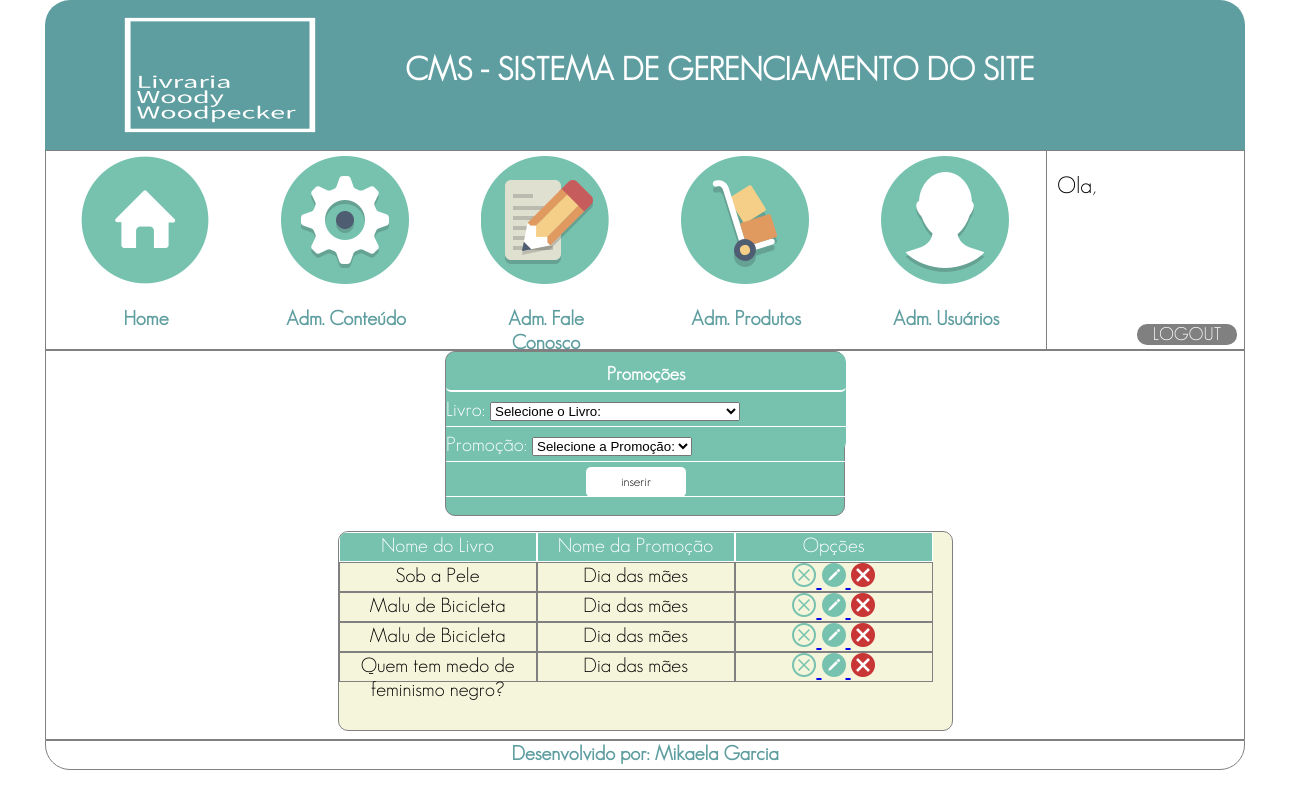
The page /cms/admPromocao.php on the database its author committed.
### tables this page shows
CREATE TABLE `tbl_livros_promocao` (
  `id_livros_promocao` int(11) NOT NULL AUTO_INCREMENT,
  `id_livro` int(11) NOT NULL,
  `id_promocao` int(11) NOT NULL,
  `status` varchar(45) NOT NULL DEFAULT '0',
  PRIMARY KEY (`id_livros_promocao`),
  KEY `tbl_livros_promocao_livro_idx` (`id_livro`),
  KEY `tbl_livros_promocao_promocao_idx` (`id_promocao`),
  CONSTRAINT `tbl_livros_promocao_livro` FOREIGN KEY (`id_livro`) REFERENCES `tbl_livros` (`id_livro`),
  CONSTRAINT `tbl_livros_promocao_promocao` FOREIGN KEY (`id_promocao`) REFERENCES `tbl_promocao` (`id_promocao`)
);

CREATE TABLE `tbl_livros` (
  `id_livro` int(11) NOT NULL AUTO_INCREMENT,
  `img_livro` varchar(200) DEFAULT NULL,
  `titulo_livro` varchar(100) NOT NULL,
  `preco` double NOT NULL,
  `detalhes` text NOT NULL,
  `paginas` int(11) NOT NULL,
  `isbn` int(13) NOT NULL,
  `idioma` varchar(20) NOT NULL,
  `status_livro_destaque` tinyint(4) DEFAULT '0',
  `status_livro` tinyint(4) DEFAULT '0',
  PRIMARY KEY (`id_livro`)
);

CREATE TABLE `tbl_promocao` (
  `id_promocao` int(11) NOT NULL AUTO_INCREMENT,
  `percentual` double NOT NULL,
  `nome_promocao` varchar(45) NOT NULL,
  PRIMARY KEY (`id_promocao`)
);

### cms/admPromocao.php (the view, shortened to what this page needs)
<?php
$conexao = conexaoBD();
$botao = "inserir";
$nome_promocao = "";
?>
<!DOCTYPE html>
<html>
<head>
    <link rel="stylesheet" href="css/style.css"/>
</head>
<header>
    <?php
        require_once("header.php");
    ?>
</header>
<body>
    <div id="sessaoAdmPromocao">
        <div id="seguraFormPromocao">
            <form method="POST" action="admPromocao.php">
                <div id="tituloFormPromocao">
                    <h3>Promoções</h3>
                </div>
                <div class="itemFormPromocao">
                    <p>Livro: <select name="slcLivro">
                        <?php
                        if($botao == "editar"){
                        ?> <option value="<?php echo($id_livro)?>"><?php echo($nome_livro)?></option>
                        <?php
                        }else{
                        ?>
                        <option>Selecione o Livro:</option>
                        <?php
                        }
                        ?>
                    </select></p>
                </div>
                <div class="itemFormPromocao">
                    <p>Promoção: <select name="slcPromocao">
                        <?php
                        if($botao == "inserir"){
                        ?>
                            <option>Selecione a Promoção:</option>
                        <?php
                        }else{
                            ?>
                            <option value="<?php echo($id_promocao)?>"><?php echo($nome_promocao)?></option>
                            <?php
                        }
                        ?>
                    </select></p>
                </div>
                <div class="itemFormPromocao">
                    <input type="submit" value="<?php echo($botao)?>" id="btnGravarAdmPromocao" name="btnGravarAdmPromocao">
                </div>
            </form>
        </div>
        <div id="listaAdmPromocao">
            <div class="itemListaPromocao">
                Nome do Livro
            </div>
            <div class="itemListaPromocao">
                Nome da Promoção
            </div>
            <div class="itemListaPromocao">
                Opções
            </div>
            <?php
            $sql = "SELECT tbl_livros.id_livro, tbl_livros.titulo_livro, tbl_promocao.id_promocao, tbl_promocao.nome_promocao, tbl_livros_promocao.id_livros_promocao, tbl_livros_promocao.status FROM tbl_livros, tbl_promocao, tbl_livros_promocao WHERE tbl_livros.id_livro = tbl_livros_promocao.id_livro AND tbl_promocao.id_promocao = tbl_livros_promocao.id_promocao";
            $select = mysqli_query($conexao,$sql);
            while($rsConexao = mysqli_fetch_array($select)){
                if($rsConexao['status'] ==0){
                    $imgStatus = "statusOff.png";
                }else{
                    $imgStatus = "statusOn.png";
                }
            ?>
            <div class="carregarListaPromocao">
                <?php echo($rsConexao['titulo_livro'])?>
            </div>
            <div class="carregarListaPromocao">
                <?php echo($rsConexao['nome_promocao'])?>
            </div>
            <div class="carregarListaPromocao">
                <a href="admPromocao.php?modo=status&valorStatus=<?php echo($rsConexao['status'])?>&id_livros_promocao=<?php echo($rsConexao['id_livros_promocao'])?>">
                    <img src="icons/<?php echo($imgStatus)?>" alt="status">
                </a>
                <a href="admPromocao.php?modo=editar&id_livro=<?php echo($rsConexao['id_livros_promocao'])?>">
                    <img src="icons/edit.png.png" alt="editar">
                </a>
                <a href="admPromocao.php?modo=excluir&id_livros_promocao=<?php echo($rsConexao['id_livros_promocao'])?>">
                    <img src="icons/delete.png" alt="excluir">
                </a>
            </div>
            <?php
             }
            ?>
        </div>
    </div>
</body>
<footer>
    <?php
        require_once("footer.php");
    ?>
</footer>
</html>

### cms/css/style.css (style rules this page uses)
html,body,p,body,ul,li,h1,h2,h3,h4,h5,h6,footer,form,label,input { padding: 0; margin: 0; }
* { box-sizing: border-box; }
form { width: 400px; height: 100px; margin: auto; padding-top: 10px; background-color: #76c2af; color: white; }
form { border-radius: 10px; }
#sessaoAdmPromocao { width: 1200px; height: 380px; border: solid 1px grey; margin: auto; }
.itemFormPromocao { width: 400px; height: 30px; border: solid 1px white; font-size: 20px; border-top: none; border-left: none; border-right: none; margin-top: 5px; }
#sessaoAdmPromocao { width: 1200px; height: 390px; margin: auto; border: solid 1px grey; }
#seguraFormPromocao { width: 400px; height: 165px; background-color: #76c2af; border: solid 1px grey; border-radius: 10px; font-family: geosanslight; color: white; margin-top: 10px; margin: auto; }
#tituloFormPromocao { width: 400px; height: 30px; border: solid 2px white; margin: auto; text-align: center; border-bottom-left-radius: 5px; border-bottom-right-radius: 5px; border-top: none; border-left: none; border-right: none; font-family: geosanslight; }
#btnGravarAdmPromocao { width: 100px; height: 30px; border-radius: 5px; background-color: white; cursor: pointer; font-family: geosanslight; border: none; margin-left: 140px; }
#listaAdmPromocao { width: 615px; height: 200px; margin: auto; border: solid 1px grey; border-radius: 10px; background-color: beige; overflow: auto; margin-top: 15px; }
.itemListaPromocao { width: 198px; height: 30px; background-color: #76c2af; text-align: center; float: left; color: white; font-family: geosanslight; font-size: 20px; border: solid 1px white; margin: auto; }
.carregarListaPromocao { width: 198px; height: 30px; text-align: center; float: left; font-family: geosanslight; font-size: 20px; border: solid 1px grey; margin: auto; }
.carregarListaPromocao img { width: 24px; height: 24px; }

### rows shown on the page
tbl_livros_promocao: id_livro.titulo_livro "Sob a Pele", id_promocao.nome_promocao "Dia das mães"
tbl_livros_promocao: id_livro.titulo_livro "Malu de Bicicleta", id_promocao.nome_promocao "Dia das mães"
tbl_livros_promocao: id_livro.titulo_livro "Malu de Bicicleta", id_promocao.nome_promocao "Dia das mães"
tbl_livros_promocao: id_livro.titulo_livro "Quem tem medo de feminismo negro?", id_promocao.nome_promocao "Dia das mães"
